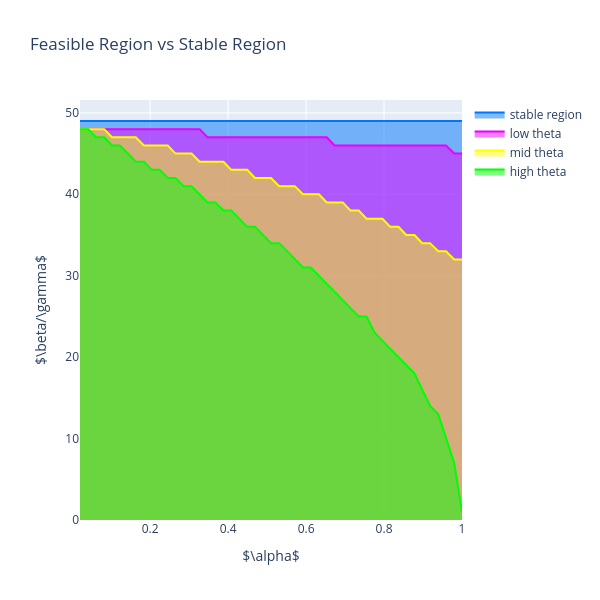

Notebook code for this chart:
### Markdown cell above
Lastly, we plot compare the feasible set with stable set.

### Code cell
# Plot the feasible and stable regions
feas_region_mid_theta=quad_regions.quad_feas_region_borders(e_vals)
feas_region_high_theta=quad_regions.quad_feas_region_borders(e_vals,theta=2)
feas_region_low_theta=quad_regions.quad_feas_region_borders(e_vals, theta=0.25)
stable_region=quad_regions.quad_stab_region_borders(e_vals)


feas_region=go.Figure()
feas_region.add_trace(go.Scatter(x=stable_region[:,0],
                                 y=stable_region[:,1],
                                 fill="tozeroy",
                                 line=dict(color="rgba(0, 118, 255, 1)"),
                                 name="stable region")
                      )

feas_region.add_trace(go.Scatter(x=feas_region_low_theta[:, 0]
                                 , y=feas_region_low_theta[:, 1],
                                 fill='tozeroy',
                                 line=dict(color="rgba(234, 0, 255, 1)"),
                                 name="low theta")
                      )

feas_region.add_trace(go.Scatter(x=feas_region_mid_theta[:, 0]
                                 ,y=feas_region_mid_theta[:, 1]
                                 ,fill='tozeroy'
                                 ,name="mid theta"
                                 ,line=dict(color="rgba(255, 255, 0, 1)")
                                 )
                      )
feas_region.add_trace(go.Scatter(x=feas_region_high_theta[:, 0]
                                 ,y=feas_region_high_theta[:, 1],
                                 fill='tozeroy',
                                 name="high theta",
                                 line=dict(color="rgba(0, 255, 0, 1)"))
                      )
feas_region.update_layout(title="Feasible Region vs Stable Region",
                          xaxis_title=r"$\alpha$",
                          yaxis_title=r"$\beta/\gamma$",
                          width=600,
                          height=600)
# Save the figure
feas_region.show()

### Figure 1 — Plotly figure (JSON) as saved in the notebook; plotly's stock layout.template omitted (floating-point values rounded to 4 significant figures)
{"data": [{"fill": "tozeroy", "line": {"color": "rgba(0, 118, 255, 1)"}, "name": "stable region", "type": "scatter", "x": [0.02, 0.041, 0.061, 0.082, 0.102, 0.122, 0.143, 0.163, 0.184, 0.204, 0.224, 0.245, 0.265, 0.286, 0.306, 0.327, 0.347, 0.367, 0.388, 0.408, 0.429, 0.449, 0.469, 0.49, 0.51, 0.531, 0.551, 0.571, 0.592, 0.612, 0.633, 0.653, 0.673, 0.694, 0.714, 0.735, 0.755, 0.776, 0.796, 0.816, 0.837, 0.857, 0.878, 0.898, 0.918, 0.939, 0.959, 0.98, 1], "y": [49.0, 49.0, 49.0, 49.0, 49.0, 49.0, 49.0, 49.0, 49.0, 49.0, 49.0, 49.0, 49.0, 49.0, 49.0, 49.0, 49.0, 49.0, 49.0, 49.0, 49.0, 49.0, 49.0, 49.0, 49.0, 49.0, 49.0, 49.0, 49.0, 49.0, 49.0, 49.0, 49.0, 49.0, 49.0, 49.0, 49.0, 49.0, 49.0, 49.0, 49.0, 49.0, 49.0, 49.0, 49.0, 49.0, 49.0, 49.0, 49.0]}, {"fill": "tozeroy", "line": {"color": "rgba(234, 0, 255, 1)"}, "name": "low theta", "type": "scatter", "x": [0.02, 0.041, 0.061, 0.082, 0.102, 0.122, 0.143, 0.163, 0.184, 0.204, 0.224, 0.245, 0.265, 0.286, 0.306, 0.327, 0.347, 0.367, 0.388, 0.408, 0.429, 0.449, 0.469, 0.49, 0.51, 0.531, 0.551, 0.571, 0.592, 0.612, 0.633, 0.653, 0.673, 0.694, 0.714, 0.735, 0.755, 0.776, 0.796, 0.816, 0.837, 0.857, 0.878, 0.898, 0.918, 0.939, 0.959, 0.98, 1], "y": [48, 48, 48, 48, 48, 48, 48, 48, 48, 48, 48, 48, 48, 48, 48, 48, 47, 47, 47, 47, 47, 47, 47, 47, 47, 47, 47, 47, 47, 47, 47, 47, 46, 46, 46, 46, 46, 46, 46, 46, 46, 46, 46, 46, 46, 46, 46, 45, 45]}, {"fill": "tozeroy", "line": {"color": "rgba(255, 255, 0, 1)"}, "name": "mid theta", "type": "scatter", "x": [0.02, 0.041, 0.061, 0.082, 0.102, 0.122, 0.143, 0.163, 0.184, 0.204, 0.224, 0.245, 0.265, 0.286, 0.306, 0.327, 0.347, 0.367, 0.388, 0.408, 0.429, 0.449, 0.469, 0.49, 0.51, 0.531, 0.551, 0.571, 0.592, 0.612, 0.633, 0.653, 0.673, 0.694, 0.714, 0.735, 0.755, 0.776, 0.796, 0.816, 0.837, 0.857, 0.878, 0.898, 0.918, 0.939, 0.959, 0.98, 1], "y": [48, 48, 48, 48, 47, 47, 47, 47, 46, 46, 46, 46, 45, 45, 45, 44, 44, 44, 44, 43, 43, 43, 42, 42, 42, 41, 41, 41, 40, 40, 40, 39, 39, 39, 38, 38, 37, 37, 37, 36, 36, 35, 35, 34, 34, 33, 33, 32, 32]}, {"fill": "tozeroy", "line": {"color": "rgba(0, 255, 0, 1)"}, "name": "high theta", "type": "scatter", "x": [0.02, 0.041, 0.061, 0.082, 0.102, 0.122, 0.143, 0.163, 0.184, 0.204, 0.224, 0.245, 0.265, 0.286, 0.306, 0.327, 0.347, 0.367, 0.388, 0.408, 0.429, 0.449, 0.469, 0.49, 0.51, 0.531, 0.551, 0.571, 0.592, 0.612, 0.633, 0.653, 0.673, 0.694, 0.714, 0.735, 0.755, 0.776, 0.796, 0.816, 0.837, 0.857, 0.878, 0.898, 0.918, 0.939, 0.959, 0.98, 1], "y": [48, 48, 47, 47, 46, 46, 45, 44, 44, 43, 43, 42, 42, 41, 41, 40, 39, 39, 38, 38, 37, 36, 36, 35, 34, 34, 33, 32, 31, 31, 30.0, 29.0, 28, 27, 26, 25.0, 25.0, 23, 22, 21, 20, 19, 18, 16, 14, 13, 10, 7, 1]}], "layout": {"height": 600, "title": {"text": "Feasible Region vs Stable Region"}, "width": 600, "xaxis": {"title": {"text": "$\\alpha$"}}, "yaxis": {"title": {"text": "$\\beta/\\gamma$"}}}}
